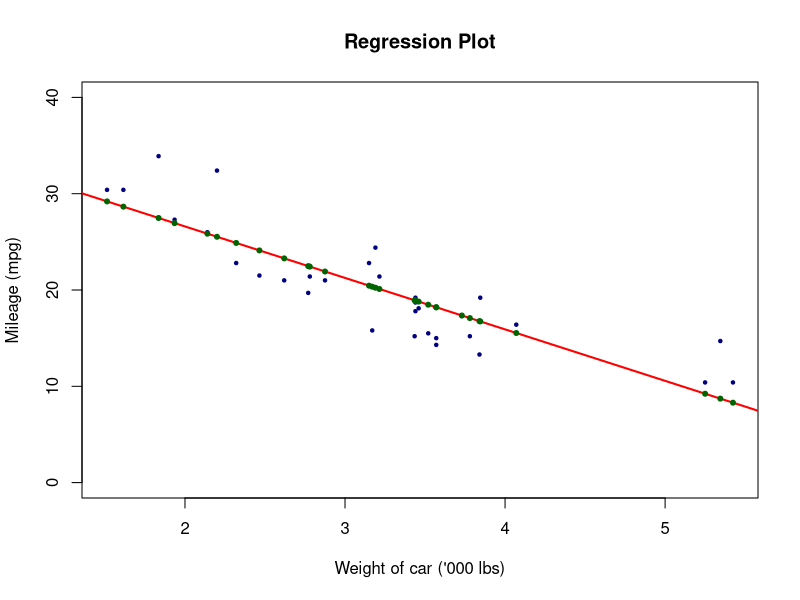

Reproduce this figure in R.
#################################################
# R Tutorial 
# Filename: 5-Values.R
# Shankar Venkatagiri
#################################################

# To know about the mtcars dataset,
# type ?mtcars at the Console

# We shall regress miles/gallon as 
# against the weight
lmfit <- lm(mpg ~ wt, 
            data=mtcars) 

# Print out the summary
print(summary(lmfit), digits=3)

# Visualise the regression
plot(mtcars$wt, mtcars$mpg,
     xlab="Weight of car ('000 lbs)",
     ylab="Mileage (mpg)",
     pch=20, cex=0.7, col="navy",
     ylim=c(0,40))

title("Regression Plot")

# Overlay the regression line
abline(lmfit, col="red", lwd=2)

# Overlay the fitted vales in red
points(mtcars$wt, lmfit$fitted.values,
       pch=20, col="darkgreen")
